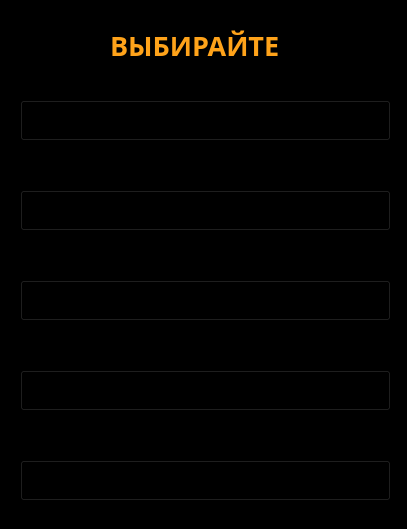
<?xml version="1.0" encoding="UTF-8"?>
<ui version="4.0">
 <class>Form</class>
 <widget class="QWidget" name="Form">
  <property name="geometry">
   <rect>
    <x>0</x>
    <y>0</y>
    <width>407</width>
    <height>529</height>
   </rect>
  </property>
  <property name="font">
   <font>
    <family>MS Reference Specialty</family>
   </font>
  </property>
  <property name="windowTitle">
   <string>Form</string>
  </property>
  <property name="styleSheet">
   <string notr="true">background-color: rgb(0, 0, 0);</string>
  </property>
  <widget class="QLabel" name="label">
   <property name="geometry">
    <rect>
     <x>110</x>
     <y>20</y>
     <width>181</width>
     <height>51</height>
    </rect>
   </property>
   <property name="font">
    <font>
     <family>Broadway</family>
     <pointsize>20</pointsize>
     <weight>75</weight>
     <bold>true</bold>
    </font>
   </property>
   <property name="styleSheet">
    <string notr="true">color: rgb(255,163,26)</string>
   </property>
   <property name="text">
    <string>ВЫБИРАЙТЕ</string>
   </property>
  </widget>
  <widget class="QPushButton" name="pushButton">
   <property name="geometry">
    <rect>
     <x>20</x>
     <y>100</y>
     <width>371</width>
     <height>41</height>
    </rect>
   </property>
   <property name="styleSheet">
    <string notr="true">color: rgb(255,163,26)</string>
   </property>
   <property name="text">
    <string/>
   </property>
  </widget>
  <widget class="QPushButton" name="pushButton_2">
   <property name="geometry">
    <rect>
     <x>20</x>
     <y>190</y>
     <width>371</width>
     <height>41</height>
    </rect>
   </property>
   <property name="styleSheet">
    <string notr="true">color: rgb(255,163,26)</string>
   </property>
   <property name="text">
    <string/>
   </property>
  </widget>
  <widget class="QPushButton" name="pushButton_3">
   <property name="geometry">
    <rect>
     <x>20</x>
     <y>280</y>
     <width>371</width>
     <height>41</height>
    </rect>
   </property>
   <property name="styleSheet">
    <string notr="true">color: rgb(255,163,26)</string>
   </property>
   <property name="text">
    <string/>
   </property>
  </widget>
  <widget class="QPushButton" name="pushButton_4">
   <property name="geometry">
    <rect>
     <x>20</x>
     <y>370</y>
     <width>371</width>
     <height>41</height>
    </rect>
   </property>
   <property name="styleSheet">
    <string notr="true">color: rgb(255,163,26)</string>
   </property>
   <property name="text">
    <string/>
   </property>
  </widget>
  <widget class="QPushButton" name="pushButton_5">
   <property name="geometry">
    <rect>
     <x>20</x>
     <y>460</y>
     <width>371</width>
     <height>41</height>
    </rect>
   </property>
   <property name="styleSheet">
    <string notr="true">color: rgb(255,163,26)</string>
   </property>
   <property name="text">
    <string/>
   </property>
  </widget>
  <widget class="QLabel" name="label_2">
   <property name="geometry">
    <rect>
     <x>320</x>
     <y>20</y>
     <width>51</width>
     <height>51</height>
    </rect>
   </property>
   <property name="text">
    <string/>
   </property>
   <property name="pixmap">
    <pixmap>../pictures/imgonline-com-ua-Resize-pBpP4sVnVMAq.jpg</pixmap>
   </property>
  </widget>
  <widget class="QLabel" name="label_3">
   <property name="geometry">
    <rect>
     <x>30</x>
     <y>20</y>
     <width>51</width>
     <height>51</height>
    </rect>
   </property>
   <property name="text">
    <string/>
   </property>
   <property name="pixmap">
    <pixmap>../pictures/imgonline-com-ua-Resize-pBpP4sVnVMAq.jpg</pixmap>
   </property>
  </widget>
 </widget>
 <resources/>
 <connections/>
</ui>
